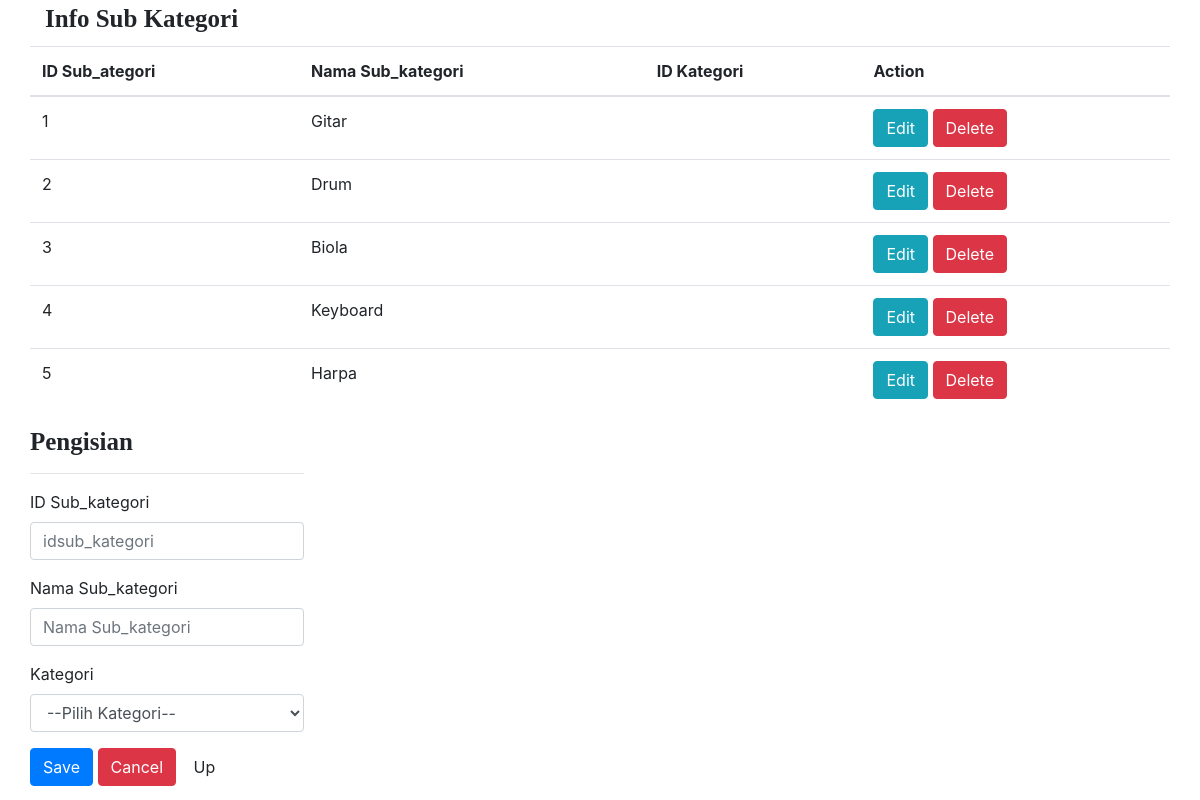
The page /BS3/PBP/crudsubkategori3.php on the database its author committed.
### tables this page shows
CREATE TABLE `sub_kategori` (
  `idsub_kategori` int(11) NOT NULL,
  `nama` char(50) DEFAULT '0',
  `id_kategori` int(11) DEFAULT NULL
);

### BS3/PBP/proccess3.php (called while the page is built, shortened)
<?php
    $idsub_kategori = '';
    $nama = '';
    $update = false;
?>

### BS3/PBP/crudsubkategori3.php (the view, shortened to what this page needs)
<!DOCTYPE html>
<html>
<head>
	<link rel="stylesheet" href="https://stackpath.bootstrapcdn.com/bootstrap/4.3.1/css/bootstrap.min.css">
</head>
<body>
	<?php require_once'proccess3.php'; ?>
	<div class="container">
	<div>
		<label id="t1" style="font-size: 25px;font-family:Times New Roman;" ><b>Info Sub Kategori</b></label>
	</div>
	<?php
		$con = mysqli_connect('localhost', 'root', '', 'pbp_uts');
		$query = "SELECT * FROM sub_kategori";
		$result = mysqli_query($con,$query);
	?>
	<div class="row justify-content-left">
		<table class="table">
			<thead>
				<tr>
					<th>ID Sub_ategori</th>
					<th>Nama Sub_kategori</th>
					<th>ID Kategori</th>
					<th colspan="2">Action</th>
				</tr>
			</thead>
			<?php
				while($row = $result->fetch_assoc()):
			?>
			<tr>
				<td><?php echo $row['idsub_kategori'];?></td>
				<td><?php echo $row['nama'];?></td>
				<td><?php echo $row['id_kategori'];?></td>
				<td>
					<a href="crudsubkategori3.php?edit= <?php echo $row['idsub_kategori']?>#f1" class="btn btn-info" >Edit</a>
					<a href="proccess3.php?delete=<?php echo $row['idsub_kategori']?>" class="btn btn-danger">Delete</a>
				</td>
			</tr>
			<?php endwhile; ?>
		</table>
	</div>
	<div class="row justify-content-left">
		<form action="proccess3.php" method="POST">
			<h5 id="f1" style="font-size: 25px; font-family: Times New Roman;"><b>Pengisian</b></h5>
			<hr>
			<div class="form-group">
				<label>ID Sub_kategori</label>
				<input type="text" name="idsub_kategori" class="form-control"
				value="<?php echo $idsub_kategori;?>" placeholder="idsub_kategori">
			</div>
			<div class="form-group">
				<label>Nama Sub_kategori</label>
				<input type="text" name="nama" class="form-control"
				value="<?php echo $nama;?>" placeholder="Nama Sub_kategori">
			</div>
			<div class="form-group">
				<label>Kategori</label>
				<select name="kategori" class="form-control">
					<option value="<?php echo $kategori;?>">--Pilih Kategori--</option>
				</select>
			</div>
			<div class="form-group">
				<?php
					if($update == true):
				?>
				<button type="submit" class="btn btn-info" name="update">Update</button>
				<?php else:?>
				<button type="submit" class="btn btn-primary" name="save">Save</button>
				<?php endif?>
				<a href="../table.php" class="btn btn-danger">Cancel</a>
				<a href="#t1"  class="btn btn-default">Up</a>
			</div>
		</form>
	</div>
	</div>
</body>
</html>

### rows shown on the page
sub_kategori: idsub_kategori "1", nama "Gitar"
sub_kategori: idsub_kategori "2", nama "Drum"
sub_kategori: idsub_kategori "3", nama "Biola"
sub_kategori: idsub_kategori "4", nama "Keyboard"
sub_kategori: idsub_kategori "5", nama "Harpa"
